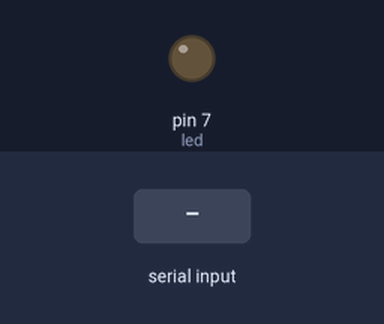
Recording of a sketch running on a simulated Arduino Uno, built with avr-gcc and run on an emulated ATmega328P. On the bench: output pins drawn as LEDs (lit = HIGH). The inputs (shaded band) are chosen by the test bench.

Above: at 1.2 s.
1.3 s: "1" received over Serial
At 2.5 s:
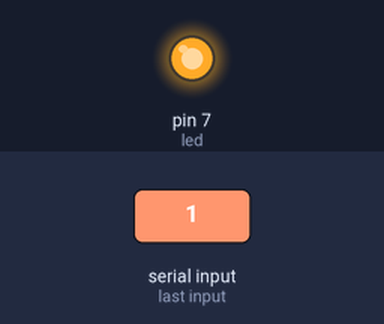
2.8 s: "0" received over Serial
At 3.8 s:
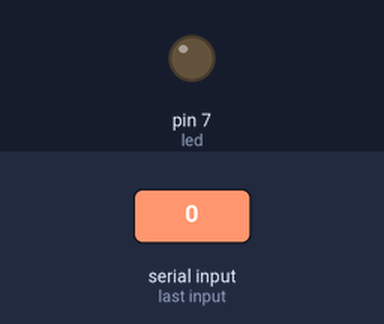
Timing chart, 0 to 5.8 s (numbered marks = the images above; inputs shaded):
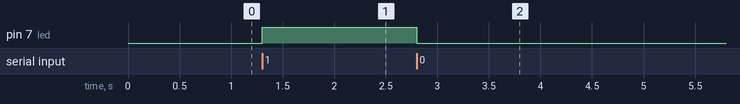

Measured:
- after the input at 1.3 s, pin 7 (led): LOW → HIGH at once
- after the input at 2.8 s, pin 7 (led): HIGH → LOW at once

The sketch:

p5toArduino.ino
```cpp
int counter = 0;
int led = 7;

void setup() {
  Serial.begin(9600);
  pinMode(led, OUTPUT);
}

void loop() {
  if (Serial.available() > 0) {
    int incoming = Serial.read();
    if (incoming == '1' ) {
      digitalWrite(led, HIGH);
    }
    if (incoming == '0' ) {
      digitalWrite(led, LOW);
    }

  }
}
```
